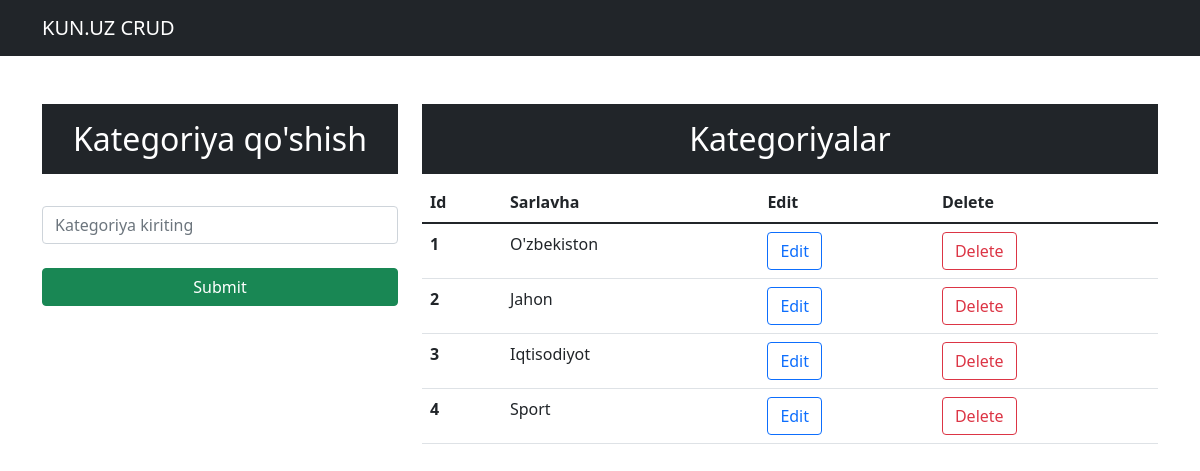
/insertctg/, run on the app's committed database.
### app/models.py (models this page shows, shortened)
class Category(models.Model):
    title = models.CharField(max_length=255, verbose_name="Kategoriya", unique=True)
    class Meta:
        verbose_name = 'Kategoriya'
        verbose_name_plural = 'Kategoriyalar'

### app/views.py (the view)
# urls.py: path('insertctg/', insertCategory, name="insertcategory"),
def insertCategory(request):
    categories = Category.objects.all()
    if request.method=="POST":
        title=request.POST.get('title')
        query=Category(title=title)
        query.save()
        messages.info(request,"Kategoriya muvaffaqiyatli qo'shildi")
        return redirect("/insertctg")
    ctx = {
        'categories': categories
    }
    return render(request,"blog/category_insert.html", context=ctx)

### templates/blog/category_insert.html (shortened to what this page needs)
<!DOCTYPE html>
<html lang="en">
  <head>
    <link
      href="https://cdn.jsdelivr.net/npm/bootstrap@5.1.3/dist/css/bootstrap.min.css"
      rel="stylesheet"
    />
  </head>
  <body>
    <nav class="navbar navbar-expand-lg navbar-dark bg-dark">
      <div class="container-md text-center">
        <a class="navbar-brand" href="{% url 'home' %}">KUN.UZ CRUD</a>
      </div>
    </nav>
    <div class="container mt-5">
      <div class="row">
        <div class="col-md-4">
          <h2 class="text-white bg-dark text-center p-3">
            Kategoriya qo'shish
          </h2>
          <br>
          <form action="{% url 'insertcategory' %}" method="post">
            <div class="form-group">
              <input
                type="text"
                class="form-control"
                placeholder="Kategoriya kiriting"
                name="title"
                required
              />
            </div>
            <br>
            <div class="d-grid gap-2">
              <button class="btn btn-success" type="submit">Submit</button>
            </div>
          </form>
        </div>
        <div class="col-md-8">
        <h2 class="text-center text-white bg-dark p-3">Kategoriyalar</h2>
        <table class="table">
  <thead>
    <tr>
      <th scope="col">Id</th>
      <th scope="col">Sarlavha</th>
      <th scope="col">Edit</th>
      <th scope="col">Delete</th>
    </tr>
  </thead>
  <tbody>
  {% for category in categories %}
    <tr>
      <th scope="row">{{category.id}}</th>
      <td>{{category.title}}</td>
      <td><a type="button" href="{% url 'updatecategory' category.pk %}" class="btn btn-outline-primary">Edit</a></td>
      <td><a type="button" href="{% url 'deletecategory' category.pk %}" class="btn btn-outline-danger">Delete</a></td>
    </tr>
{% endfor %}
  </tbody>
</table>
        </div>
      </div>
    </div>
  </body>
</html>

### data on the page
Category: id "1", title "O'zbekiston"
Category: id "2", title "Jahon"
Category: id "3", title "Iqtisodiyot"
Category: id "4", title "Sport"
